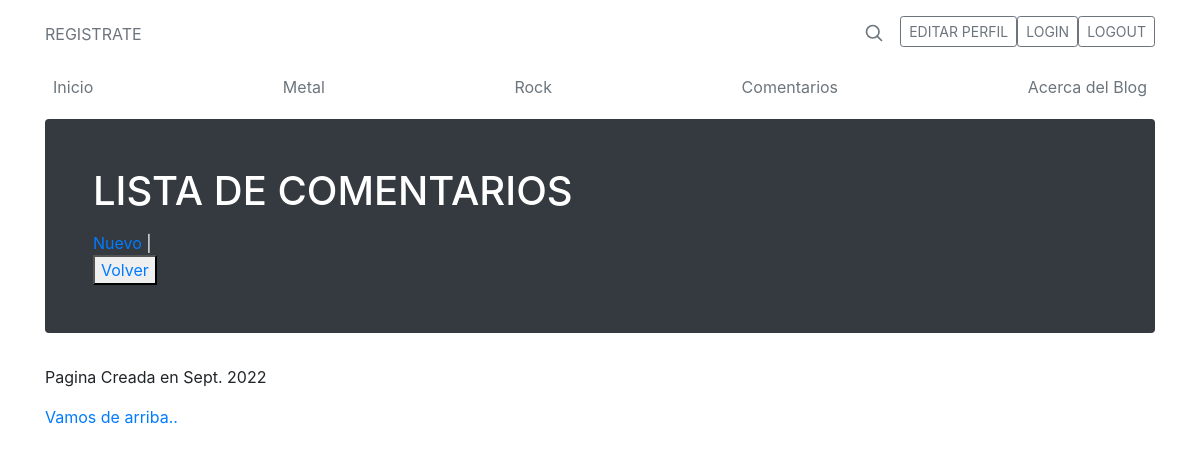
The app's page /AppMusica/comentario/list, older data.
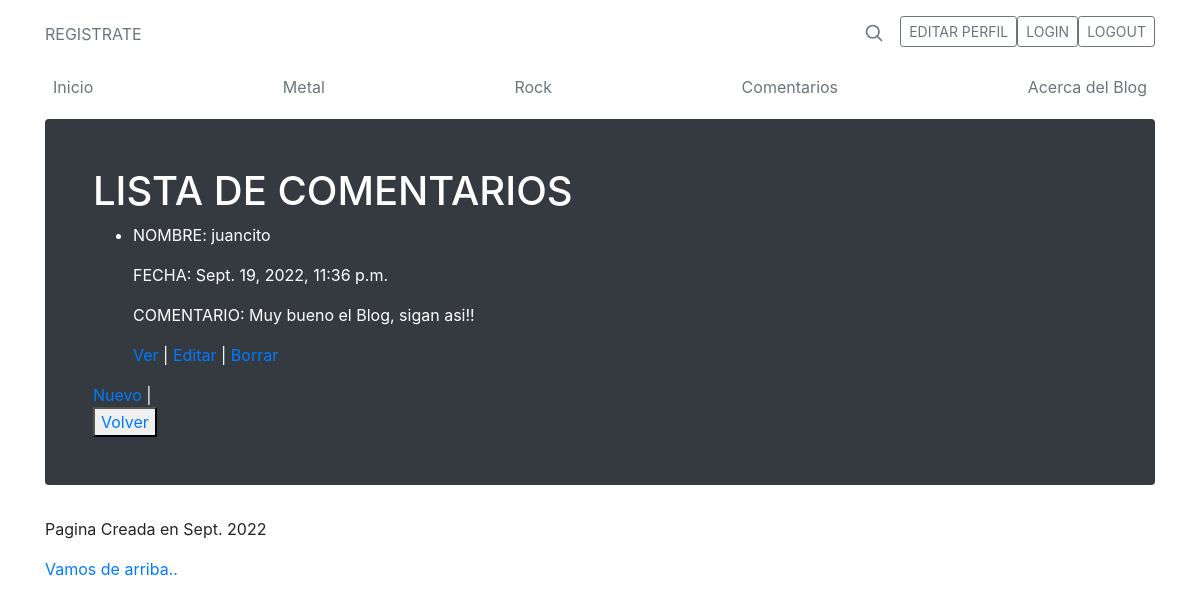
The same page, newer data.
### AppMusica/models.py (models this page shows, shortened)
class Comentario(models.Model):
    nombre=models.ForeignKey(User, on_delete=models.CASCADE,related_name='comentario')
    contenido=models.CharField(max_length=1200,null = False)
    fecha=models.DateTimeField(auto_now_add=True)
    class Meta:
        ordering = ['-fecha']

### AppMusica/views.py (the view)
# urls.py: path('comentario/list', views.ComentarioList.as_view(), name='List'),
class ComentarioList(ListView):
      model = Comentario
      template_name: "AppMusica/comentario_list.html"

### AppMusica/templates/AppMusica/comentario_list.html
{% extends 'AppMusica/padre.html'%}
{% load static %}
{% block contenidoQueCambia %}
<body>
    <h1>LISTA DE COMENTARIOS</h1>
    <ul>
        {% for comentario in object_list %}
            <li>
                <p>NOMBRE: {{ comentario.nombre }} </p>
                <p>FECHA: {{ comentario.fecha }} </p>
                <p>COMENTARIO: {{ comentario.contenido }} </p>
                <p>
                    <a href="{% url 'Detail' comentario.id %}">Ver</a> |
                    <a href="{% url 'Edit' comentario.id %}">Editar</a> |
                    <a href="{% url 'Delete' comentario.id %}">Borrar</a>
                </p>
            </li>
        {% endfor %}
    </ul>
    <a href="{% url 'New'  %}">Nuevo</a> |
    <br>
    <button>
        <a href="{% url 'Inicio'  %}">Volver</a>
    </button>
</body>
{% endblock %}

Row changes from the older to the newer data that the page shows:
added Comentario: nombre "juancito", fecha "Sept. 19, 2022, 11:36 p.m.", contenido "Muy bueno el Blog, sigan asi!!"
